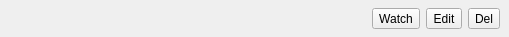
<?xml version="1.0" encoding="UTF-8"?>
<ui version="4.0">
 <class>Form</class>
 <widget class="QWidget" name="Form">
  <property name="geometry">
   <rect>
    <x>0</x>
    <y>0</y>
    <width>464</width>
    <height>37</height>
   </rect>
  </property>
  <property name="windowTitle">
   <string>Form</string>
  </property>
  <property name="autoFillBackground">
   <bool>true</bool>
  </property>
  <layout class="QHBoxLayout" name="layoutWidget">
   <property name="spacing">
    <number>6</number>
   </property>
   <property name="leftMargin">
    <number>9</number>
   </property>
   <property name="topMargin">
    <number>0</number>
   </property>
   <property name="rightMargin">
    <number>9</number>
   </property>
   <property name="bottomMargin">
    <number>0</number>
   </property>
   <item>
    <widget class="QLabel" name="labelTime">
     <property name="minimumSize">
      <size>
       <width>140</width>
       <height>0</height>
      </size>
     </property>
     <property name="toolTip">
      <string>Timestamp</string>
     </property>
     <property name="text">
      <string/>
     </property>
     <property name="alignment">
      <set>Qt::AlignRight|Qt::AlignTrailing|Qt::AlignVCenter</set>
     </property>
    </widget>
   </item>
   <item>
    <spacer name="horizontalSpacer">
     <property name="orientation">
      <enum>Qt::Horizontal</enum>
     </property>
     <property name="sizeType">
      <enum>QSizePolicy::Fixed</enum>
     </property>
     <property name="sizeHint" stdset="0">
      <size>
       <width>10</width>
       <height>20</height>
      </size>
     </property>
    </spacer>
   </item>
   <item>
    <widget class="QLabel" name="labelTTL">
     <property name="minimumSize">
      <size>
       <width>35</width>
       <height>0</height>
      </size>
     </property>
     <property name="toolTip">
      <string>Time to Live</string>
     </property>
     <property name="text">
      <string/>
     </property>
    </widget>
   </item>
   <item>
    <widget class="QLabel" name="labelKey">
     <property name="sizePolicy">
      <sizepolicy hsizetype="Preferred" vsizetype="Preferred">
       <horstretch>0</horstretch>
       <verstretch>0</verstretch>
      </sizepolicy>
     </property>
     <property name="minimumSize">
      <size>
       <width>160</width>
       <height>0</height>
      </size>
     </property>
     <property name="text">
      <string>&lt;Key&gt;</string>
     </property>
    </widget>
   </item>
   <item>
    <widget class="QToolButton" name="buttonWatch">
     <property name="text">
      <string>Watch</string>
     </property>
    </widget>
   </item>
   <item>
    <widget class="QToolButton" name="buttonSet">
     <property name="text">
      <string>Edit</string>
     </property>
    </widget>
   </item>
   <item>
    <widget class="QToolButton" name="buttonDel">
     <property name="text">
      <string>Del</string>
     </property>
    </widget>
   </item>
  </layout>
 </widget>
 <resources/>
 <connections/>
</ui>
